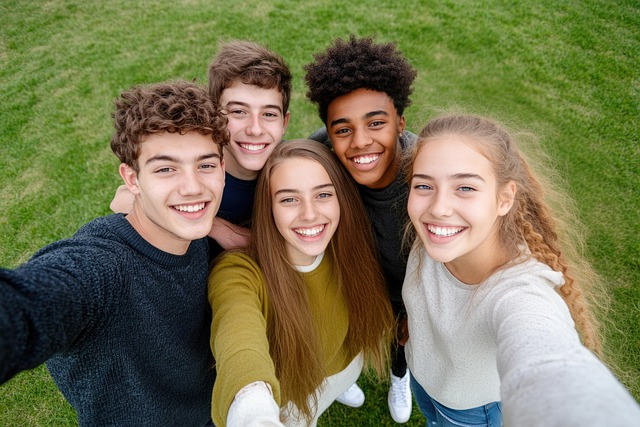
#> input picture 02_py_work/ch20/hw20/people.jpg, 640 x 427 px, found by its file name
$ python hw20_1.py
#> lines starting #> are read from the running program, lines starting #| are printed output that depends on the picture
# hw20_1.py

# 6.
# import seaborn as sns
# import numpy as np
# import matplotlib.pyplot as plt
# # 1. 샘플 데이터 셋 로드
# arr = np.random.normal(50, 10, 1000)
# # 2. 기본 스타일 설정
# sns.set_theme(style='dark', palette='muted')
# # 3. 그래프 표시
# sns.histplot(data=arr, kde=True)
# plt.show()

# 7.
# import seaborn as sns
# import matplotlib.pyplot as plt

# # 1. 샘플 데이터셋 로드
# tips = sns.load_dataset("tips")
# # 2. 기본 스타일 설정
# sns.set_theme(style='darkgrid', palette='colorblind')
# # 3. 그래프 표시
# sns.boxplot(data =tips,
#             x= 'day',
#             y='total_bill')
# plt.show()

# 8.
# import cv2
# # 1. 이미지 파일 읽기
# image = cv2.imread(r'ch20\hw20\people.jpg')
# # 2. 이미지 출력
# cv2.imshow("Loaded image", image)
# cv2.waitKey(0)
# cv2.destroyAllWindows()

# 9.
# import cv2
# # 1. 이미지 파일 읽기
# image = cv2.imread(r'ch20\hw20\people.jpg')
# # 2. 이미지 흑백으로 변환
# gray = cv2.cvtColor(image, cv2.COLOR_BGR2GRAY)

# # 3. 이미지 출력
# cv2.imshow("Gray image", gray)
# cv2.waitKey(0)
# cv2.destroyAllWindows()

# 10.
import cv2
# 1. 이미지 파일 읽기
image = cv2.imread(r'ch20\hw20\people.jpg')
#> image is the input picture: shape (427, 640, 3); mean B, G, R 82.3, 116.5, 118.3
# 2. 이미지의 엣지 감지
edges = cv2.Canny(image, threshold1=180, threshold2=200)
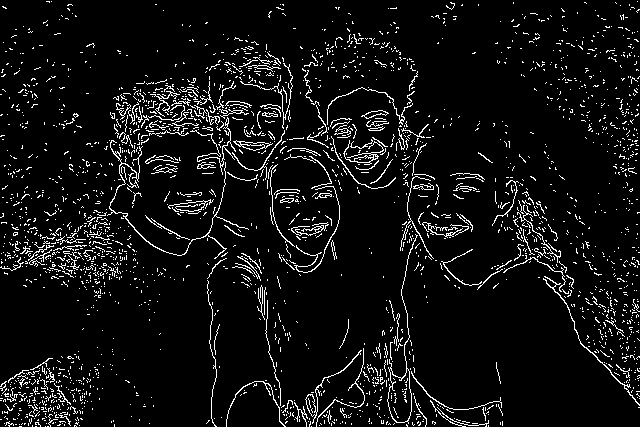
#> edges: shape (427, 640); 6.6% white in thin lines or dots

# 3. 이미지 출력
cv2.imshow("Edged image", edges)
cv2.waitKey(0)
cv2.destroyAllWindows()
